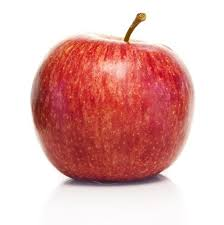
#> input picture segmented_dataset/images/test/apples/img_p1_131.jpeg.png, 224 x 225 px
$ python -i segment_dataset.py   (imports and definitions only)
#> lines starting #> are read from the running program, lines starting #| are printed output that depends on the picture; after the words box and inside, x2 and y2 are one past the last pixel; in counts of white or black regions, pixels touching at a corner belong together
"""Eksport segmentacji Lab + Otsu z notebooka dla całego datasetu."""
from pathlib import Path
import csv
import numpy as np
import cv2
from PIL import Image, ImageOps

def clean_mask(mask):
    mask = mask.astype(np.uint8)*255
    k = max(3, int(round(min(mask.shape)*.012)) | 1)
    kernel = cv2.getStructuringElement(cv2.MORPH_ELLIPSE, (k,k))
    mask = cv2.morphologyEx(mask, cv2.MORPH_OPEN, kernel)
    mask = cv2.morphologyEx(mask, cv2.MORPH_CLOSE, kernel)
    contours, _ = cv2.findContours(mask, cv2.RETR_EXTERNAL, cv2.CHAIN_APPROX_SIMPLE)
    out = np.zeros_like(mask)
    if contours: cv2.drawContours(out, [max(contours,key=cv2.contourArea)], -1, 255, -1)
    return out > 0

def segment(rgb, method='lab'):
    # Wspólna skala robocza ogranicza koszt i stabilizuje morfologię.
#> called with method = 'lab'
    h,w = rgb.shape[:2]
#> h = 225; w = 224
    scale = min(1, 384/max(h,w))
#> scale = 1
    small = cv2.resize(rgb, (max(1,round(w*scale)),max(1,round(h*scale))))
    if method == 'hsv':
        hsv = cv2.cvtColor(small, cv2.COLOR_RGB2HSV)
        raw = (hsv[:,:,1] > 55) & (hsv[:,:,2] > 35)
    else:
        lab = cv2.cvtColor(small, cv2.COLOR_RGB2LAB).astype(np.float32)
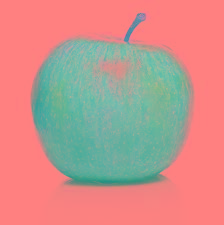
#> lab: shape (225, 224, 3) float32; mean R, G, B 199.6, 146.1, 139.5
        b = max(1, round(min(lab.shape[:2])*.04))
#> b = 9
        border = np.concatenate([lab[:b].reshape(-1,3), lab[-b:].reshape(-1,3),
                                 lab[:,:b].reshape(-1,3), lab[:,-b:].reshape(-1,3)])
        background = np.median(border, axis=0)
#> background = [255, 128, 128]
        distance = np.linalg.norm(lab-background, axis=2)
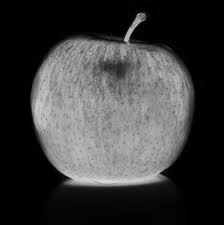
#> distance: shape (225, 224) float32; min 0, max 222.8, mean 59.9
        distance = np.uint8(np.clip(distance,0,255))
        _, raw = cv2.threshold(distance,0,255,cv2.THRESH_BINARY+cv2.THRESH_OTSU)
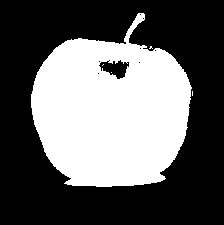
#> raw: shape (225, 224); 38.4% white; 5 white regions (4 under 20 px), largest, box (x1, y1, x2, y2) and area: (31, 13, 192, 187) 19358
        raw = raw > 0
    cleaned = clean_mask(raw)
#> in clean_mask, `mask = cv2.morphologyEx(mask, cv2.MORPH_OPEN, kernel)`: mask: shape (225, 224); 38.3% white; 1 white region, box (x1, y1, x2, y2) and area: (31, 13, 192, 187) 19322
#> in clean_mask, `mask = cv2.morphologyEx(mask, cv2.MORPH_CLOSE, kernel)`: mask: shape (225, 224); 38.4% white; 1 white region
#> in clean_mask, `contours, _ = cv2.findContours(mask, cv2.RETR_EXTERNAL, cv2.CHAIN_APPR..`: contours = 1 contour; box (x1, y1, x2, y2) and area: (31, 13, 192, 187) 19410
#> in clean_mask, `if contours: cv2.drawContours(out, [max(contours,key=cv2.contourArea)]..`:
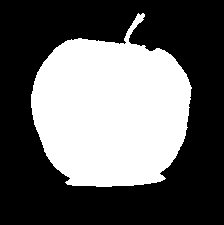
#> out: shape (225, 224); 39.1% white; 1 white region, box (x1, y1, x2, y2) and area: (31, 13, 192, 187) 19683
    return cv2.resize(cleaned.astype(np.uint8),(w,h),interpolation=cv2.INTER_NEAREST).astype(bool)


# [60 lines left out: function main, not called in this run]

# [2 lines not run here, left out]

>>> import cv2
>>> picture = cv2.cvtColor(cv2.imread('segmented_dataset/images/test/apples/img_p1_131.jpeg.png'), cv2.COLOR_BGR2RGB)
>>> result = segment(picture)

$ run again, on segmented_dataset/images/test/tomatoes/img_p1_43.jpeg.png
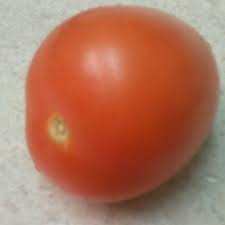
#> input picture segmented_dataset/images/test/tomatoes/img_p1_43.jpeg.png, 225 x 225 px
#> background = [196, 125, 133]
#> in segment, `_, raw = cv2.threshold(distance,0,255,cv2.THRESH_BINARY+cv2.THRESH_OTSU)`:
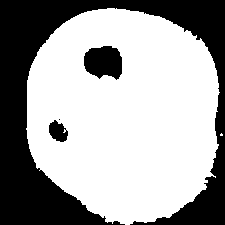
#> raw: shape (225, 225); 63.8% white; 4 black regions (1 under 20 px), largest, box (x1, y1, x2, y2) and area: (0, 0, 225, 225) 17009, (84, 46, 122, 80) 1012, (49, 120, 68, 142) 282
#> contours = 2 contours, 1 with area under 20; largest, box (x1, y1, x2, y2) and area: (26, 8, 220, 225) 33278
#> in clean_mask, `if contours: cv2.drawContours(out, [max(contours,key=cv2.contourArea)]..`:
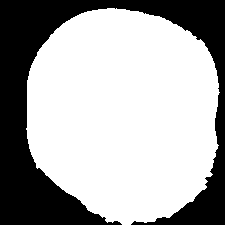
#> out: shape (225, 225); 66.3% white; 1 black region, box (x1, y1, x2, y2) and area: (0, 0, 225, 225) 17037

$ run again, on segmented_dataset/images/train/apples/img_p2_100.jpeg.png
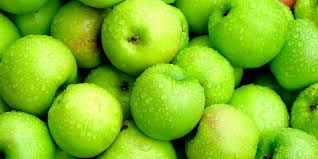
#> input picture segmented_dataset/images/train/apples/img_p2_100.jpeg.png, 318 x 159 px
#> in segment, `lab = cv2.cvtColor(small, cv2.COLOR_RGB2LAB).astype(np.float32)`:
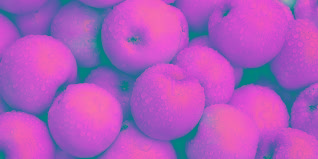
#> lab: shape (159, 318, 3) float32; mean R, G, B 176.1, 88.1, 189.9
#> background = [177, 86, 192]
#> contours = 25 contours, 9 with area under 20; largest, box (x1, y1, x2, y2) and area: (54, 0, 144, 94) 1424, (235, 60, 306, 115) 1004, (169, 124, 199, 159) 392, (188, 21, 209, 42) 219, (0, 7, 24, 37) 155
#> in clean_mask, `if contours: cv2.drawContours(out, [max(contours,key=cv2.contourArea)]..`:
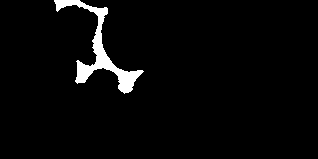
#> out: shape (159, 318); 3.2% white; 1 white region, box (x1, y1, x2, y2) and area: (54, 0, 144, 94) 1609
